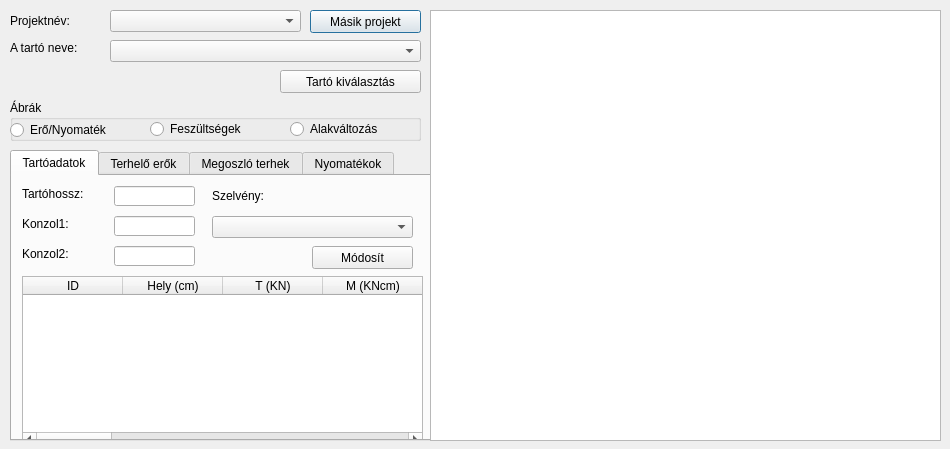
<?xml version="1.0" encoding="UTF-8"?>
<ui version="4.0">
 <class>Kettamaszu</class>
 <widget class="QDialog" name="Kettamaszu">
  <property name="geometry">
   <rect>
    <x>0</x>
    <y>0</y>
    <width>950</width>
    <height>449</height>
   </rect>
  </property>
  <property name="windowTitle">
   <string>Kéttámaszú tartó nyíróerő, nyomatéki és lehajlási ábrái</string>
  </property>
  <widget class="QLabel" name="label">
   <property name="geometry">
    <rect>
     <x>10</x>
     <y>10</y>
     <width>91</width>
     <height>21</height>
    </rect>
   </property>
   <property name="font">
    <font>
     <family>MS Sans Serif</family>
    </font>
   </property>
   <property name="text">
    <string>Projektnév:</string>
   </property>
  </widget>
  <widget class="QComboBox" name="projekt">
   <property name="geometry">
    <rect>
     <x>110</x>
     <y>10</y>
     <width>191</width>
     <height>22</height>
    </rect>
   </property>
  </widget>
  <widget class="QPushButton" name="project_valtoztatas">
   <property name="geometry">
    <rect>
     <x>310</x>
     <y>10</y>
     <width>111</width>
     <height>23</height>
    </rect>
   </property>
   <property name="font">
    <font>
     <family>MS Sans Serif</family>
    </font>
   </property>
   <property name="text">
    <string>Másik projekt</string>
   </property>
  </widget>
  <widget class="QLabel" name="label_2">
   <property name="geometry">
    <rect>
     <x>10</x>
     <y>40</y>
     <width>101</width>
     <height>16</height>
    </rect>
   </property>
   <property name="font">
    <font>
     <family>MS Sans Serif</family>
    </font>
   </property>
   <property name="text">
    <string>A tartó neve:</string>
   </property>
  </widget>
  <widget class="QComboBox" name="tartonevek_lista">
   <property name="geometry">
    <rect>
     <x>110</x>
     <y>40</y>
     <width>311</width>
     <height>22</height>
    </rect>
   </property>
   <property name="font">
    <font>
     <family>MS Sans Serif</family>
    </font>
   </property>
  </widget>
  <widget class="QPushButton" name="tarto_kivalasztas">
   <property name="geometry">
    <rect>
     <x>280</x>
     <y>70</y>
     <width>141</width>
     <height>23</height>
    </rect>
   </property>
   <property name="font">
    <font>
     <family>MS Sans Serif</family>
    </font>
   </property>
   <property name="text">
    <string>Tartó kiválasztás</string>
   </property>
  </widget>
  <widget class="QGroupBox" name="groupBox">
   <property name="geometry">
    <rect>
     <x>10</x>
     <y>100</y>
     <width>411</width>
     <height>41</height>
    </rect>
   </property>
   <property name="font">
    <font>
     <family>MS Sans Serif</family>
    </font>
   </property>
   <property name="title">
    <string>Ábrák</string>
   </property>
   <widget class="QRadioButton" name="ero_nyomatek">
    <property name="geometry">
     <rect>
      <x>0</x>
      <y>20</y>
      <width>141</width>
      <height>20</height>
     </rect>
    </property>
    <property name="text">
     <string>Erő/Nyomaték</string>
    </property>
   </widget>
   <widget class="QRadioButton" name="feszultsegek">
    <property name="geometry">
     <rect>
      <x>140</x>
      <y>20</y>
      <width>141</width>
      <height>18</height>
     </rect>
    </property>
    <property name="text">
     <string>Feszültségek</string>
    </property>
   </widget>
   <widget class="QRadioButton" name="alakvaltozas">
    <property name="geometry">
     <rect>
      <x>280</x>
      <y>20</y>
      <width>121</width>
      <height>18</height>
     </rect>
    </property>
    <property name="text">
     <string>Alakváltozás</string>
    </property>
   </widget>
  </widget>
  <widget class="QTabWidget" name="tabWidget">
   <property name="geometry">
    <rect>
     <x>10</x>
     <y>150</y>
     <width>421</width>
     <height>291</height>
    </rect>
   </property>
   <property name="font">
    <font>
     <family>MS Sans Serif</family>
    </font>
   </property>
   <property name="currentIndex">
    <number>0</number>
   </property>
   <widget class="QWidget" name="tab">
    <attribute name="title">
     <string>Tartóadatok</string>
    </attribute>
    <widget class="QLabel" name="label_4">
     <property name="geometry">
      <rect>
       <x>10</x>
       <y>10</y>
       <width>91</width>
       <height>16</height>
      </rect>
     </property>
     <property name="text">
      <string>Tartóhossz:</string>
     </property>
    </widget>
    <widget class="QLabel" name="label_5">
     <property name="geometry">
      <rect>
       <x>10</x>
       <y>40</y>
       <width>81</width>
       <height>16</height>
      </rect>
     </property>
     <property name="text">
      <string>Konzol1:</string>
     </property>
    </widget>
    <widget class="QLabel" name="label_6">
     <property name="geometry">
      <rect>
       <x>10</x>
       <y>70</y>
       <width>91</width>
       <height>16</height>
      </rect>
     </property>
     <property name="text">
      <string>Konzol2:</string>
     </property>
    </widget>
    <widget class="QLineEdit" name="TartoHossz">
     <property name="geometry">
      <rect>
       <x>102</x>
       <y>10</y>
       <width>81</width>
       <height>20</height>
      </rect>
     </property>
    </widget>
    <widget class="QLineEdit" name="konzol1">
     <property name="geometry">
      <rect>
       <x>102</x>
       <y>40</y>
       <width>81</width>
       <height>20</height>
      </rect>
     </property>
    </widget>
    <widget class="QLineEdit" name="konzol2">
     <property name="geometry">
      <rect>
       <x>102</x>
       <y>70</y>
       <width>81</width>
       <height>20</height>
      </rect>
     </property>
    </widget>
    <widget class="QLabel" name="label_7">
     <property name="geometry">
      <rect>
       <x>200</x>
       <y>10</y>
       <width>81</width>
       <height>20</height>
      </rect>
     </property>
     <property name="text">
      <string>Szelvény:</string>
     </property>
    </widget>
    <widget class="QComboBox" name="szelvenyek_listaja">
     <property name="geometry">
      <rect>
       <x>200</x>
       <y>40</y>
       <width>201</width>
       <height>22</height>
      </rect>
     </property>
    </widget>
    <widget class="QPushButton" name="tartoadat_modositas">
     <property name="geometry">
      <rect>
       <x>300</x>
       <y>70</y>
       <width>101</width>
       <height>23</height>
      </rect>
     </property>
     <property name="text">
      <string>Módosít</string>
     </property>
    </widget>
    <widget class="QTableWidget" name="reszletesadatok">
     <property name="geometry">
      <rect>
       <x>10</x>
       <y>100</y>
       <width>401</width>
       <height>171</height>
      </rect>
     </property>
     <property name="rowCount">
      <number>0</number>
     </property>
     <column>
      <property name="text">
       <string>ID</string>
      </property>
     </column>
     <column>
      <property name="text">
       <string>Hely (cm)</string>
      </property>
     </column>
     <column>
      <property name="text">
       <string>T (KN)</string>
      </property>
     </column>
     <column>
      <property name="text">
       <string>M (KNcm)</string>
      </property>
     </column>
     <column>
      <property name="text">
       <string>Szigma (KN/cm2)</string>
      </property>
     </column>
     <column>
      <property name="text">
       <string>Tau (KN/cm2)</string>
      </property>
     </column>
     <column>
      <property name="text">
       <string>Összetett (KN/cm2)</string>
      </property>
     </column>
     <column>
      <property name="text">
       <string>Lehajlás (cm)</string>
      </property>
     </column>
     <column>
      <property name="text">
       <string>Szögelfordulás (fok)</string>
      </property>
     </column>
     <column>
      <property name="text">
       <string>A (cm2)</string>
      </property>
     </column>
     <column>
      <property name="text">
       <string>Ix (cm4)</string>
      </property>
     </column>
     <column>
      <property name="text">
       <string>Sx (cm3)</string>
      </property>
     </column>
     <column>
      <property name="text">
       <string>v (cm)</string>
      </property>
     </column>
     <column>
      <property name="text">
       <string>Kx (cm3)</string>
      </property>
     </column>
     <column>
      <property name="text">
       <string>Megjelölés</string>
      </property>
     </column>
    </widget>
   </widget>
   <widget class="QWidget" name="tab_2">
    <attribute name="title">
     <string>Terhelő erők</string>
    </attribute>
    <widget class="QLabel" name="label_8">
     <property name="geometry">
      <rect>
       <x>10</x>
       <y>10</y>
       <width>141</width>
       <height>16</height>
      </rect>
     </property>
     <property name="font">
      <font>
       <family>MS Sans Serif</family>
      </font>
     </property>
     <property name="text">
      <string>Erők (KN és cm):</string>
     </property>
    </widget>
    <widget class="QPushButton" name="erok_modositasa">
     <property name="geometry">
      <rect>
       <x>310</x>
       <y>130</y>
       <width>91</width>
       <height>23</height>
      </rect>
     </property>
     <property name="font">
      <font>
       <family>MS Sans Serif</family>
      </font>
     </property>
     <property name="text">
      <string>Módosít</string>
     </property>
    </widget>
    <widget class="QLabel" name="label_9">
     <property name="geometry">
      <rect>
       <x>20</x>
       <y>160</y>
       <width>61</width>
       <height>16</height>
      </rect>
     </property>
     <property name="font">
      <font>
       <family>MS Sans Serif</family>
      </font>
     </property>
     <property name="text">
      <string>Új erő:</string>
     </property>
    </widget>
    <widget class="QLabel" name="label_10">
     <property name="geometry">
      <rect>
       <x>20</x>
       <y>190</y>
       <width>47</width>
       <height>14</height>
      </rect>
     </property>
     <property name="font">
      <font>
       <family>MS Sans Serif</family>
      </font>
     </property>
     <property name="text">
      <string>Hely:</string>
     </property>
    </widget>
    <widget class="QLineEdit" name="ujero">
     <property name="geometry">
      <rect>
       <x>80</x>
       <y>160</y>
       <width>113</width>
       <height>20</height>
      </rect>
     </property>
     <property name="font">
      <font>
       <family>MS Sans Serif</family>
      </font>
     </property>
    </widget>
    <widget class="QLineEdit" name="ujerohely">
     <property name="geometry">
      <rect>
       <x>80</x>
       <y>190</y>
       <width>113</width>
       <height>20</height>
      </rect>
     </property>
     <property name="font">
      <font>
       <family>MS Sans Serif</family>
      </font>
     </property>
    </widget>
    <widget class="QPushButton" name="Ero_hozzaadas">
     <property name="geometry">
      <rect>
       <x>310</x>
       <y>230</y>
       <width>91</width>
       <height>23</height>
      </rect>
     </property>
     <property name="font">
      <font>
       <family>MS Sans Serif</family>
      </font>
     </property>
     <property name="text">
      <string>Hozzáad</string>
     </property>
    </widget>
    <widget class="QTableWidget" name="erok">
     <property name="geometry">
      <rect>
       <x>10</x>
       <y>30</y>
       <width>401</width>
       <height>91</height>
      </rect>
     </property>
     <property name="font">
      <font>
       <family>MS Sans Serif</family>
       <pointsize>8</pointsize>
      </font>
     </property>
     <property name="rowCount">
      <number>0</number>
     </property>
     <column>
      <property name="text">
       <string>ID</string>
      </property>
     </column>
     <column>
      <property name="text">
       <string>Erő</string>
      </property>
     </column>
     <column>
      <property name="text">
       <string>Hely</string>
      </property>
     </column>
     <column>
      <property name="text">
       <string>Törlés</string>
      </property>
     </column>
    </widget>
   </widget>
   <widget class="QWidget" name="tab_3">
    <attribute name="title">
     <string>Megoszló terhek</string>
    </attribute>
    <widget class="QLabel" name="label_11">
     <property name="geometry">
      <rect>
       <x>10</x>
       <y>10</y>
       <width>241</width>
       <height>16</height>
      </rect>
     </property>
     <property name="font">
      <font>
       <family>MS Sans Serif</family>
      </font>
     </property>
     <property name="text">
      <string>Megoszló terhek (KN/cm és cm) :</string>
     </property>
    </widget>
    <widget class="QPushButton" name="terhek_modositasa">
     <property name="geometry">
      <rect>
       <x>310</x>
       <y>130</y>
       <width>91</width>
       <height>23</height>
      </rect>
     </property>
     <property name="font">
      <font>
       <family>MS Sans Serif</family>
      </font>
     </property>
     <property name="text">
      <string>Módosít</string>
     </property>
    </widget>
    <widget class="QPushButton" name="Megoszlo_hozzaadas">
     <property name="geometry">
      <rect>
       <x>310</x>
       <y>230</y>
       <width>91</width>
       <height>23</height>
      </rect>
     </property>
     <property name="font">
      <font>
       <family>MS Sans Serif</family>
      </font>
     </property>
     <property name="text">
      <string>Hozzáad</string>
     </property>
    </widget>
    <widget class="QLabel" name="label_12">
     <property name="geometry">
      <rect>
       <x>10</x>
       <y>160</y>
       <width>71</width>
       <height>16</height>
      </rect>
     </property>
     <property name="font">
      <font>
       <family>MS Sans Serif</family>
      </font>
     </property>
     <property name="text">
      <string>Új teher:</string>
     </property>
    </widget>
    <widget class="QLabel" name="label_13">
     <property name="geometry">
      <rect>
       <x>10</x>
       <y>190</y>
       <width>71</width>
       <height>16</height>
      </rect>
     </property>
     <property name="font">
      <font>
       <family>MS Sans Serif</family>
      </font>
     </property>
     <property name="text">
      <string>Hely:</string>
     </property>
    </widget>
    <widget class="QLabel" name="label_14">
     <property name="geometry">
      <rect>
       <x>10</x>
       <y>220</y>
       <width>71</width>
       <height>16</height>
      </rect>
     </property>
     <property name="font">
      <font>
       <family>MS Sans Serif</family>
      </font>
     </property>
     <property name="text">
      <string>Hossz:</string>
     </property>
    </widget>
    <widget class="QLineEdit" name="ujmegoszlo">
     <property name="geometry">
      <rect>
       <x>80</x>
       <y>160</y>
       <width>113</width>
       <height>20</height>
      </rect>
     </property>
     <property name="font">
      <font>
       <family>MS Sans Serif</family>
      </font>
     </property>
    </widget>
    <widget class="QLineEdit" name="ujmegoszlohely">
     <property name="geometry">
      <rect>
       <x>80</x>
       <y>190</y>
       <width>113</width>
       <height>20</height>
      </rect>
     </property>
     <property name="font">
      <font>
       <family>MS Sans Serif</family>
      </font>
     </property>
    </widget>
    <widget class="QLineEdit" name="ujmegoszlohossz">
     <property name="geometry">
      <rect>
       <x>80</x>
       <y>220</y>
       <width>113</width>
       <height>20</height>
      </rect>
     </property>
     <property name="font">
      <font>
       <family>MS Sans Serif</family>
      </font>
     </property>
    </widget>
    <widget class="QTableWidget" name="terhelesek">
     <property name="geometry">
      <rect>
       <x>10</x>
       <y>30</y>
       <width>401</width>
       <height>91</height>
      </rect>
     </property>
     <property name="font">
      <font>
       <family>MS Sans Serif</family>
       <pointsize>8</pointsize>
      </font>
     </property>
     <property name="rowCount">
      <number>0</number>
     </property>
     <column>
      <property name="text">
       <string>ID</string>
      </property>
     </column>
     <column>
      <property name="text">
       <string>Teher</string>
      </property>
     </column>
     <column>
      <property name="text">
       <string>Hely</string>
      </property>
     </column>
     <column>
      <property name="text">
       <string>Hossz</string>
      </property>
     </column>
     <column>
      <property name="text">
       <string>Profil</string>
      </property>
     </column>
     <column>
      <property name="text">
       <string>Törlés</string>
      </property>
     </column>
    </widget>
   </widget>
   <widget class="QWidget" name="tab_4">
    <attribute name="title">
     <string>Nyomatékok</string>
    </attribute>
    <widget class="QLabel" name="label_3">
     <property name="geometry">
      <rect>
       <x>10</x>
       <y>10</y>
       <width>221</width>
       <height>16</height>
      </rect>
     </property>
     <property name="text">
      <string>Nyomatékok (KNcm és cm):</string>
     </property>
    </widget>
    <widget class="QPushButton" name="nyomatekok_modositasa">
     <property name="geometry">
      <rect>
       <x>320</x>
       <y>130</y>
       <width>81</width>
       <height>23</height>
      </rect>
     </property>
     <property name="text">
      <string>Módosít</string>
     </property>
    </widget>
    <widget class="QLabel" name="label_15">
     <property name="geometry">
      <rect>
       <x>10</x>
       <y>180</y>
       <width>101</width>
       <height>16</height>
      </rect>
     </property>
     <property name="text">
      <string>Új nyomaték:</string>
     </property>
    </widget>
    <widget class="QLabel" name="label_16">
     <property name="geometry">
      <rect>
       <x>10</x>
       <y>210</y>
       <width>71</width>
       <height>16</height>
      </rect>
     </property>
     <property name="text">
      <string>Hely:</string>
     </property>
    </widget>
    <widget class="QPushButton" name="Nyomatek_hozzaadas">
     <property name="geometry">
      <rect>
       <x>310</x>
       <y>230</y>
       <width>91</width>
       <height>23</height>
      </rect>
     </property>
     <property name="text">
      <string>Hozzáad</string>
     </property>
    </widget>
    <widget class="QLineEdit" name="ujnyomatek">
     <property name="geometry">
      <rect>
       <x>110</x>
       <y>180</y>
       <width>113</width>
       <height>20</height>
      </rect>
     </property>
    </widget>
    <widget class="QLineEdit" name="ujnyomatekhely">
     <property name="geometry">
      <rect>
       <x>110</x>
       <y>210</y>
       <width>113</width>
       <height>20</height>
      </rect>
     </property>
    </widget>
    <widget class="QTableWidget" name="nyomatekok">
     <property name="geometry">
      <rect>
       <x>10</x>
       <y>30</y>
       <width>401</width>
       <height>91</height>
      </rect>
     </property>
     <property name="rowCount">
      <number>0</number>
     </property>
     <column>
      <property name="text">
       <string>ID</string>
      </property>
     </column>
     <column>
      <property name="text">
       <string>Nyomaték</string>
      </property>
     </column>
     <column>
      <property name="text">
       <string>Hely</string>
      </property>
     </column>
     <column>
      <property name="text">
       <string>Törlés</string>
      </property>
     </column>
    </widget>
   </widget>
  </widget>
  <widget class="QGraphicsView" name="graphicsView">
   <property name="geometry">
    <rect>
     <x>430</x>
     <y>10</y>
     <width>511</width>
     <height>431</height>
    </rect>
   </property>
  </widget>
 </widget>
 <resources/>
 <connections/>
</ui>
